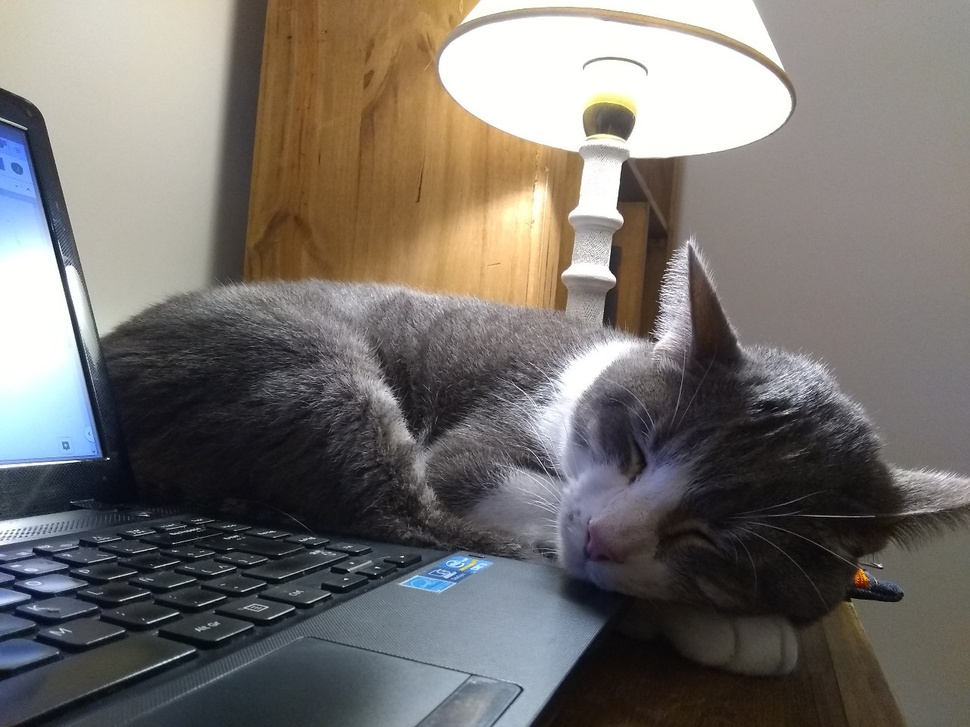
#> input picture Data/domo_dormido.jpeg, 970 x 727 px, shrunk from 1280 x 960 before the run, found by its file name
$ jupyter execute 'Bitácora 31.ipynb'   (shell and % lines are left out)
#> lines starting #> are read from the running program, lines starting #| are printed output that depends on the picture
# Reducción de dimensionalidad - SVD

### 1. Ejemplo: compresión de una imagen

Vamos a empezar con un ejemplo simple, diferente a los que solemos utilizar. SVD puede ser usado en el contexto de imágenes para comprimir fotos. De esta forma, obtendrás una demostració "visual" del funcionamiento de SVS. En el notebook anterior viste que una imágen (en blanco y negro) es una matriz. Si en lugar de guardar la foto entera (Matriz M de la clase), uno guardase una representación reducida de esta matriz (B) y la manera de pasar de un espacio a otro (V*), entonces se podría ahorrar mucho espacio en el guardado de la foto. Este mismo proceso se utiliza a veces en imágenes y señales para reducir el ruido de las mismas (proceso llamado denoising).

El formalismo de SVD nos asegura que dado el rango que eligamos (r), la foto que podamos reconstruir a partir de B y V* (M moño) será la "mas parecida" posible a la foto original (M)

1. Primero cargamos la foto. Si no la tienen, deberán bajarse la libreria PIL para hacer este proceso mas fácil.

[cell 1]
from PIL import Image
import matplotlib.pyplot as plt
import numpy as np
plt.style.use('classic')
img = Image.open('Data\domo_dormido.jpeg')
#> img is the input picture: PIL image 970x727 RGB; mean R, G, B 117.4, 113, 109

# convert image to grayscale.
# Porque si fuera en colores, sería muy amplio el complejo dimensional
imggray = img.convert('LA')
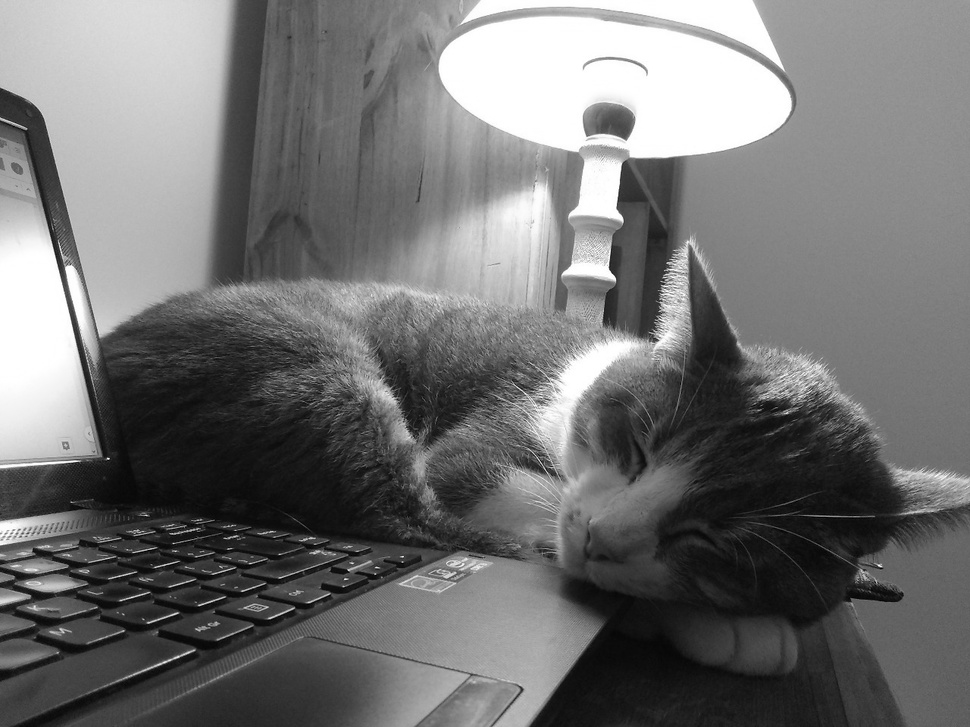
#> imggray: PIL image 970x727 LA; mean R, G, B, A 113.9, 113.9, 113.9, 255

# convert to numpy array
imgmat = np.array(list(imggray.getdata(band=0)), float)

# Reshape according to orginal image dimensions. Se le da un shape al arreglo
imgmat.shape = (imggray.size[1], imggray.size[0])

plt.figure(figsize=(9, 6))
plt.imshow(imgmat, cmap='gray')
plt.show()
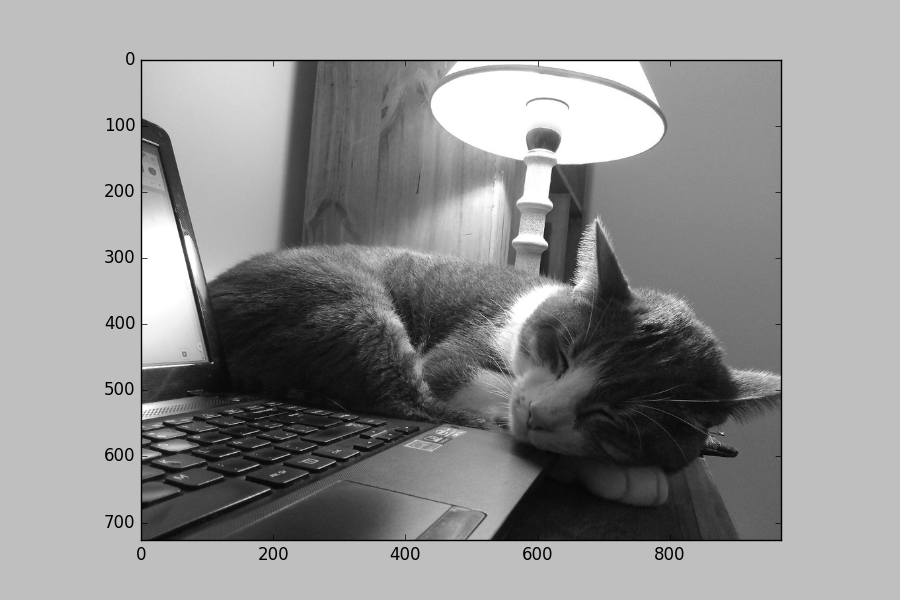
#> figure drawn by matplotlib, 1 panel

[cell 2]
imgmat.shape
#> Out = (727, 970)

* Cada feature es un pixel

[cell 3]
print (imgmat)
#> (printed output is left out)

2. Vamos a usar la versión clasica del algoritmo de SVD que viene en Numpy (noten que importante que es, que viene por default en Numpy, ya que se usa para muchas más cosas).

[cell 4]
U, D, V = np.linalg.svd(imgmat)
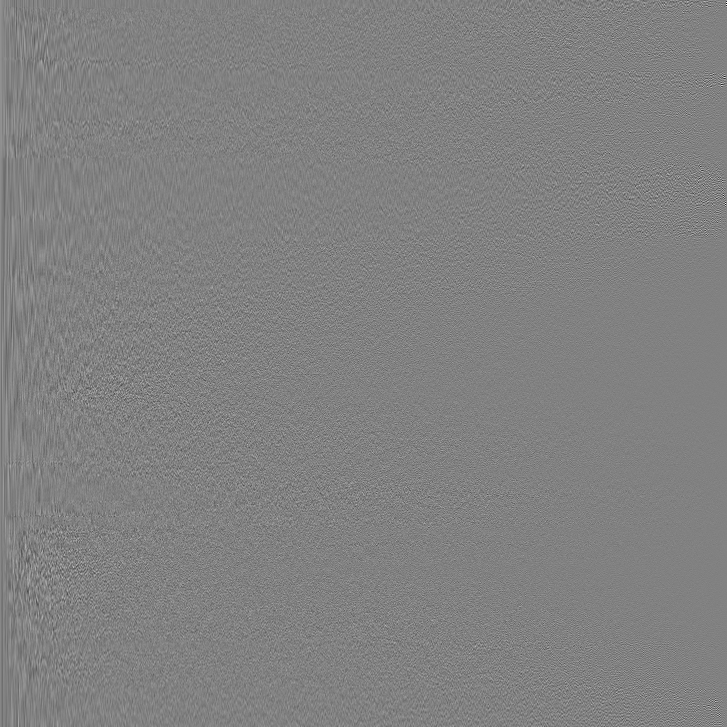
#> U: shape (727, 727) float64; min -0.47, max 0.456, mean 2.98e-05; drawn with min black and max white
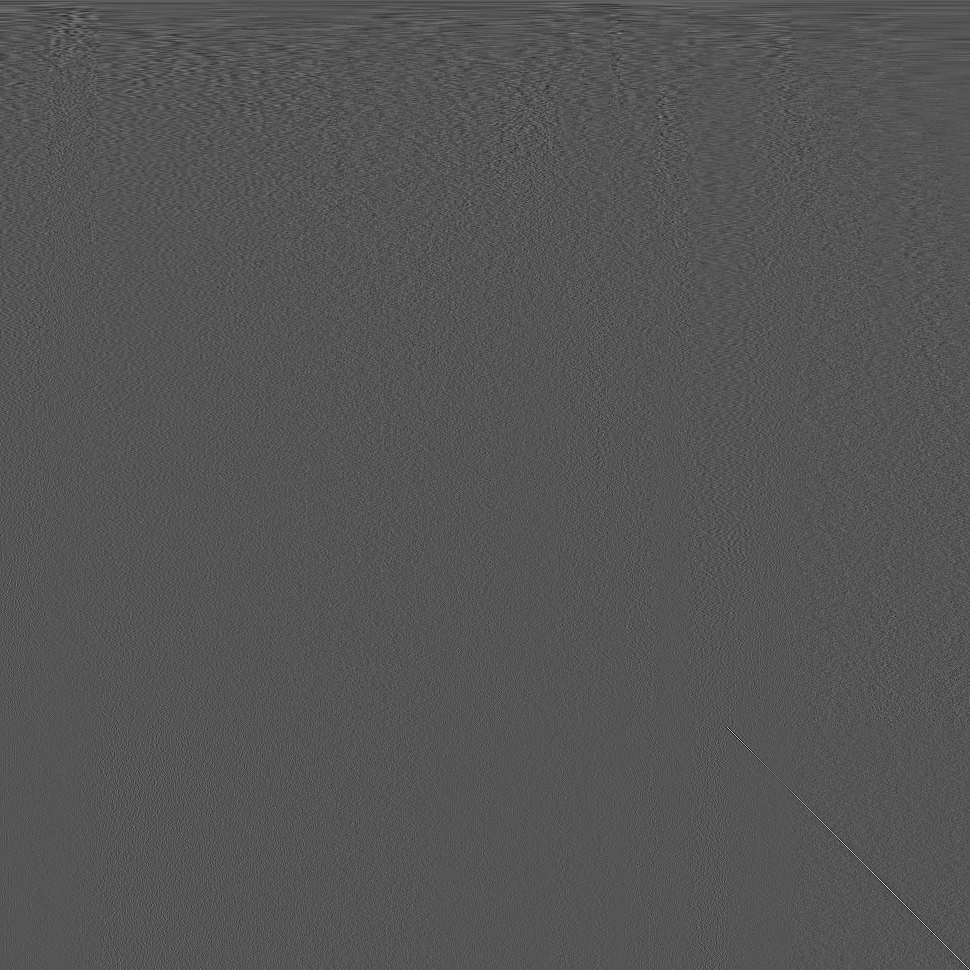
#> V: shape (970, 970) float64; min -0.294, max 0.583, mean 2.06e-05; drawn with min black and max white
#> D = 727 values, max 105499.9 at index 0, min 4.35 at index 726, mean 594.7
# Calcula la matriz U, D y V

3. Inspeccionemos la dimensión de los elementos:

[cell 5]
imgmat.shape
#> Out = (727, 970)

[cell 6]
U.shape
#> Out = (727, 727)

[cell 7]
D.shape
#> Out = (727,)

[cell 8]
V.shape
#> Out = (970, 970)

4. Así como está, si multiplicamos adecuadamente estos tres elementos, recuperariamos la foto original. Veamos que si tomamos los 960 valores singulares tendremos la imagen original nuevamente:

[cell 9]
reconstimg = np.matrix(U[:, :imgmat.shape[0]]) * np.diag(D[:imgmat.shape[0]]) * np.matrix(V[:imgmat.shape[0], :])
plt.imshow(reconstimg, cmap='gray')
plt.show()

5. El objetivo pasa por tomar unicamente los valores singulares más altos. Por una cuestión de comodidad, los valores en D (notar que representa una matriz diagonal pero viene en forma de vector!) ya están ordenados de menor a mayor, siendo los primeros los de mayor valor. Ahora sí, vamos a probar tomando menos valores singulares, empecemos por sólo 3.

[cell 10]
reconstimg = np.matrix(U[:, :3]) * np.diag(D[:3]) * np.matrix(V[:3, :])
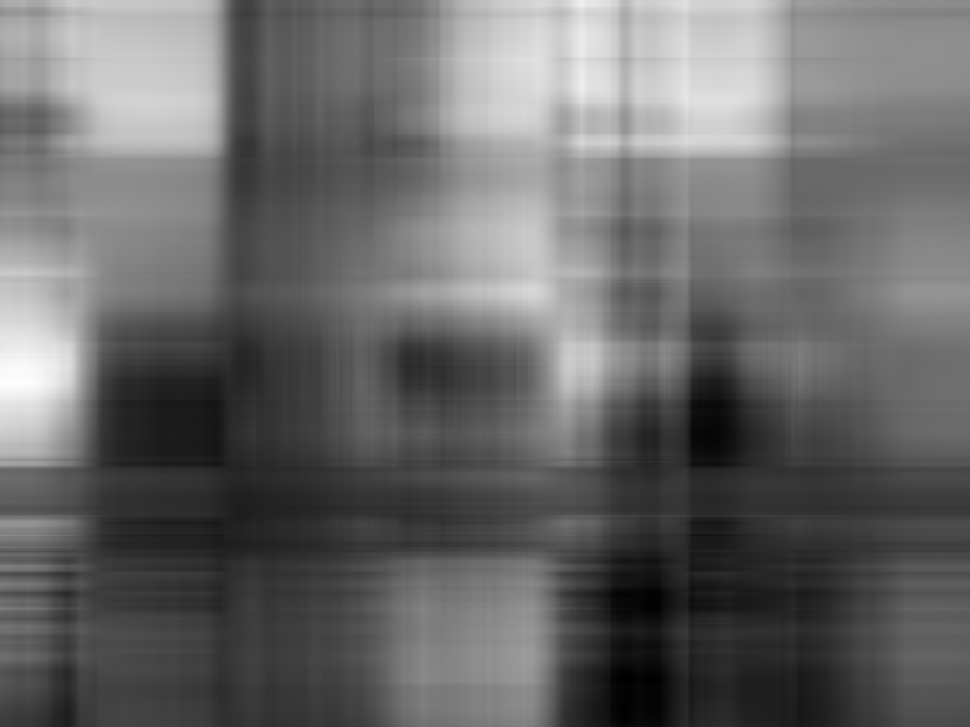
#> reconstimg: shape (727, 970) float64; min -10.77, max 292.2, mean 114; drawn with min black and max white
plt.imshow(reconstimg, cmap='gray')
plt.show()

6. No es muy sorprendente el resultado, pero ya se puede al menos ver que hay un objeto en el centro de la imagen. Para tener tan poca información (sólo los tres vectores propios asociados a los valores propios y los vectores propios) no está tan mal. Ahora si, barramos una cantidad más razonable de valores singulares, y observemos los resultados.

[cell 11]
# vamos aumentando el valor de factores latente, y suponemos que de ésta forma, irá mejorando la calidad de la imágen
for i in [5, 10, 15, 20, 30, 50, 100]:
    reconstimg = np.matrix(U[:, :i]) * np.diag(D[:i]) * np.matrix(V[:i, :])
    plt.imshow(reconstimg, cmap='gray')
    title = "n = %s" % i
    plt.title(title)
    plt.show()
#> this loop made 7 passes
#> pass 1, `reconstimg = np.matrix(U[:, :i]) * np.diag(D[:i]) * np.matrix(V[:i, :])`:
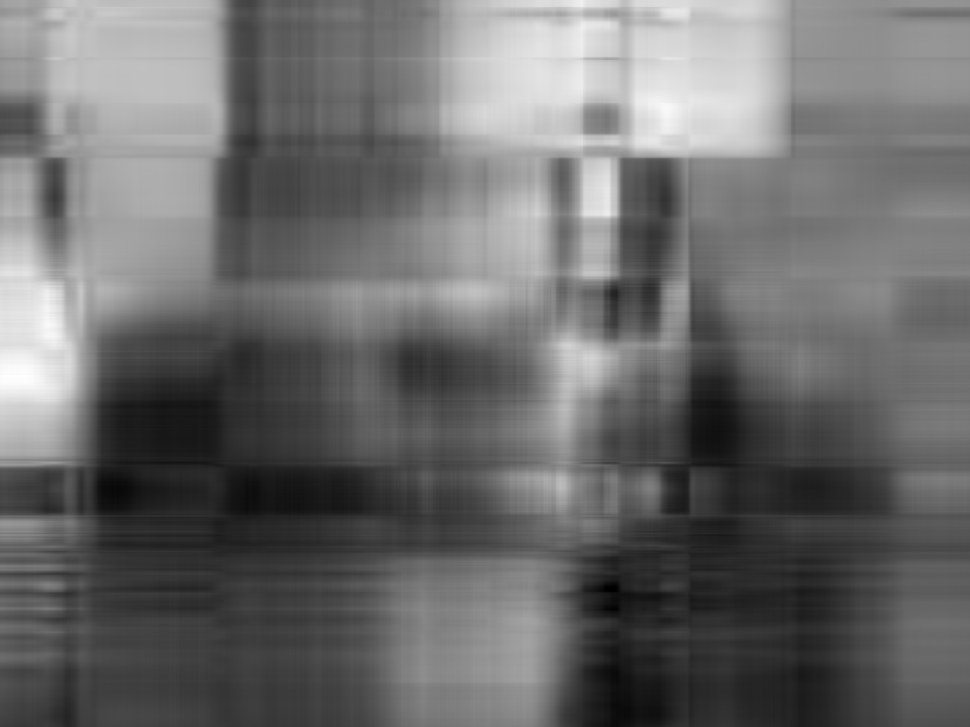
#> reconstimg: shape (727, 970) float64; min -20.67, max 296.7, mean 113.8; drawn with min black and max white

## 2. ¡A probar con un dataset!

Así como hiciste con Clustering, es momento de probar estas técnicas con un dataset de tu elección. Para hacerlo, te recomendamos que mires atentamente la [documentación de Scikit-Learn](https://scikit-learn.org/stable/modules/decomposition.html) y que utilices una implementación de SVD de esa librería, preferiblemente [`TruncatedSVD`](https://scikit-learn.org/stable/modules/generated/sklearn.decomposition.TruncatedSVD.html). Es importante que mires la documentación de esa clase, en particular el ejemplo para comenzar. ¡Ya es hora de aprender solo/a cómo aplicar una herramienta nueva!

1. Importamos el objeto requerido, luego ajustaremos el modelo y examinaremos los resultados:

[cell 12]
import matplotlib.pyplot as plt
import seaborn as sns
import pandas as pd

[cell 13]
from sklearn.datasets import load_iris
iris = load_iris()
iris_data = iris.data # X
iris_target = iris.target # Y

[cell 14]
iris_data.shape

[cell 15]
from sklearn.decomposition import TruncatedSVD
svd = TruncatedSVD(2)
iris_transformed = svd.fit_transform(iris_data)
iris_data[:5]

[cell 16]
iris_transformed[:5]

[cell 17]
svd_plot = pd.DataFrame(iris_transformed[:,:2])
svd_plot[2] = iris_target
plt.figure(figsize=(10,5))
plt.subplot(1,2,2) # Initiating 2nd Plot
plt.scatter(svd_plot[0],svd_plot[1],c=svd_plot[2])
plt.title('Truncated SVD, 2 Components')
plt.show()
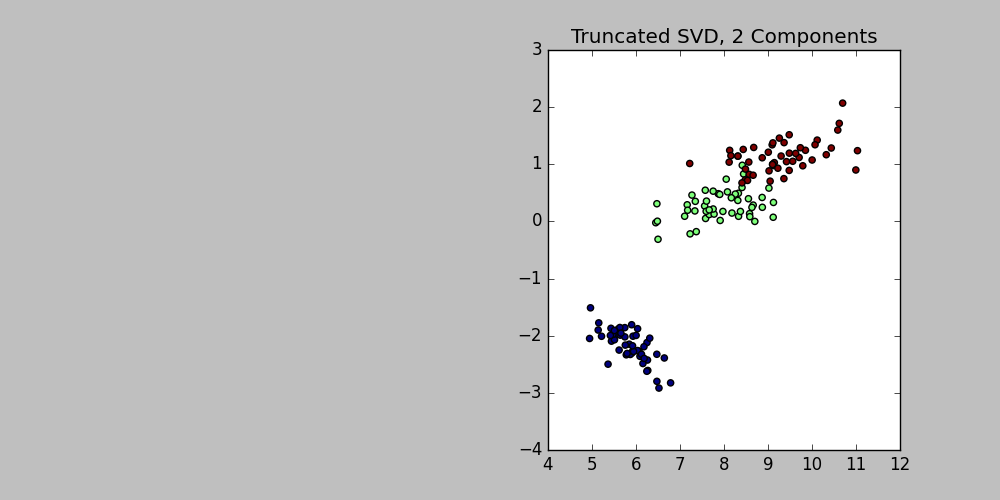
#> figure drawn by matplotlib, 1 panel

$ run again, with Data/domo_despierto.jpeg copied over Data/domo_dormido.jpeg
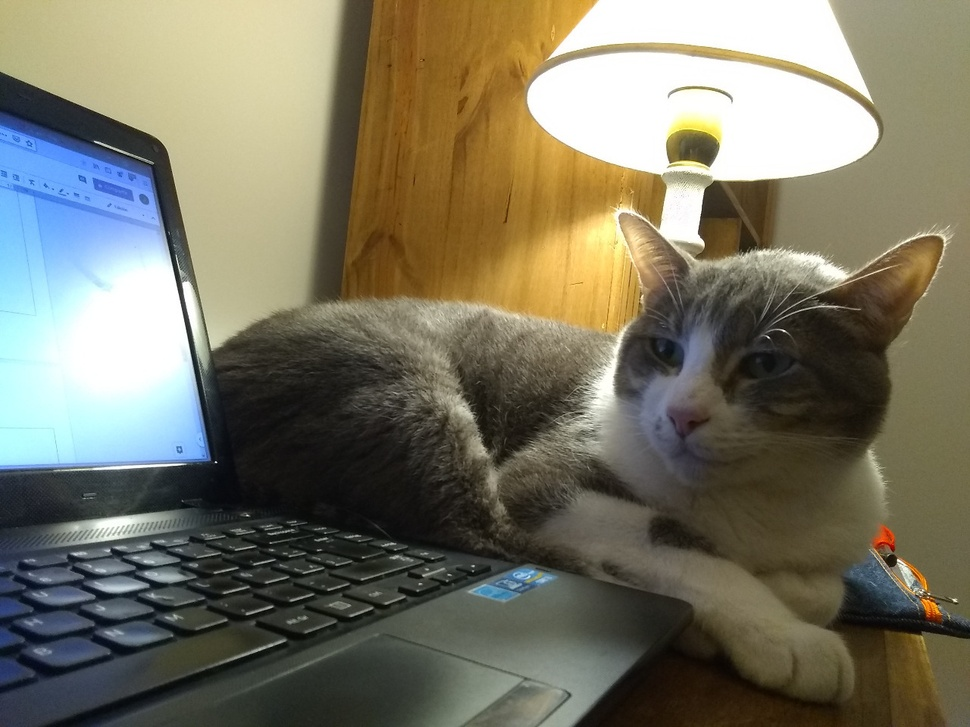
#> input picture Data/domo_despierto.jpeg, 970 x 727 px, shrunk from 1280 x 960 before the run, found by its file name
#> img is the input picture: PIL image 970x727 RGB; mean R, G, B 120.2, 117, 99.3
#> `plt.show()`:
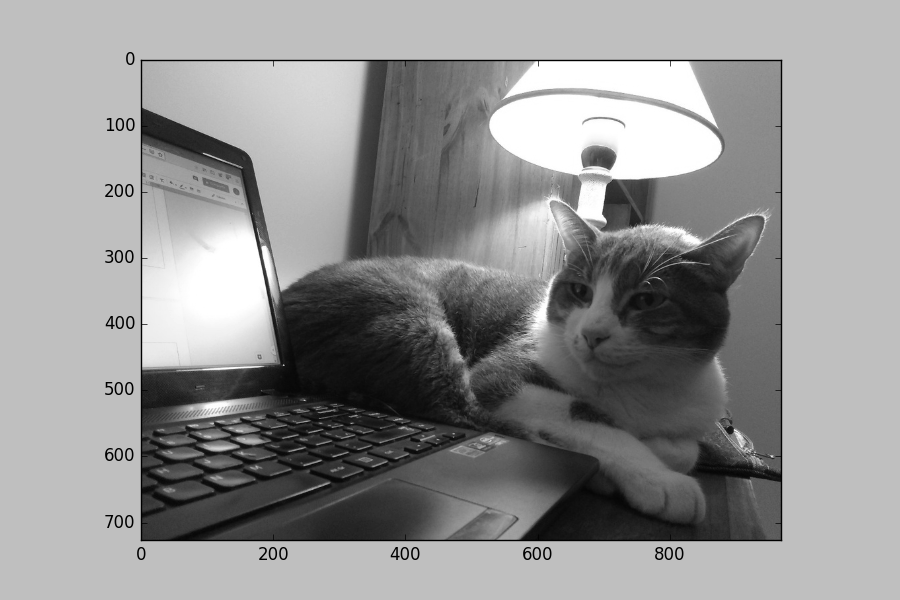
#> figure drawn by matplotlib, 1 panel
#> (printed output is left out)
#> D = 727 values, max 106814.3 at index 0, min 3.67 at index 726, mean 555.2
#> the loop `for i in [5, 10, 15, 20, 30, 50, 100]:` made 7 passes
#> pass 3, `reconstimg = np.matrix(U[:, :i]) * np.diag(D[:i]) * np.matrix(V[:i, :])`:
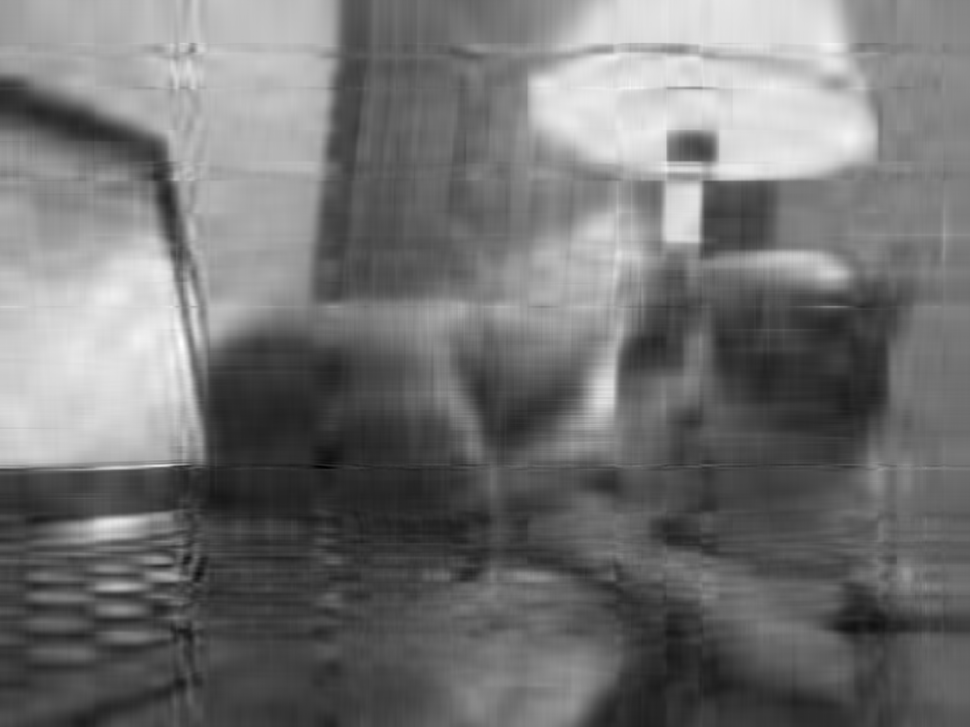
#> reconstimg: shape (727, 970) float64; min -33.25, max 296.7, mean 115.9; drawn with min black and max white
